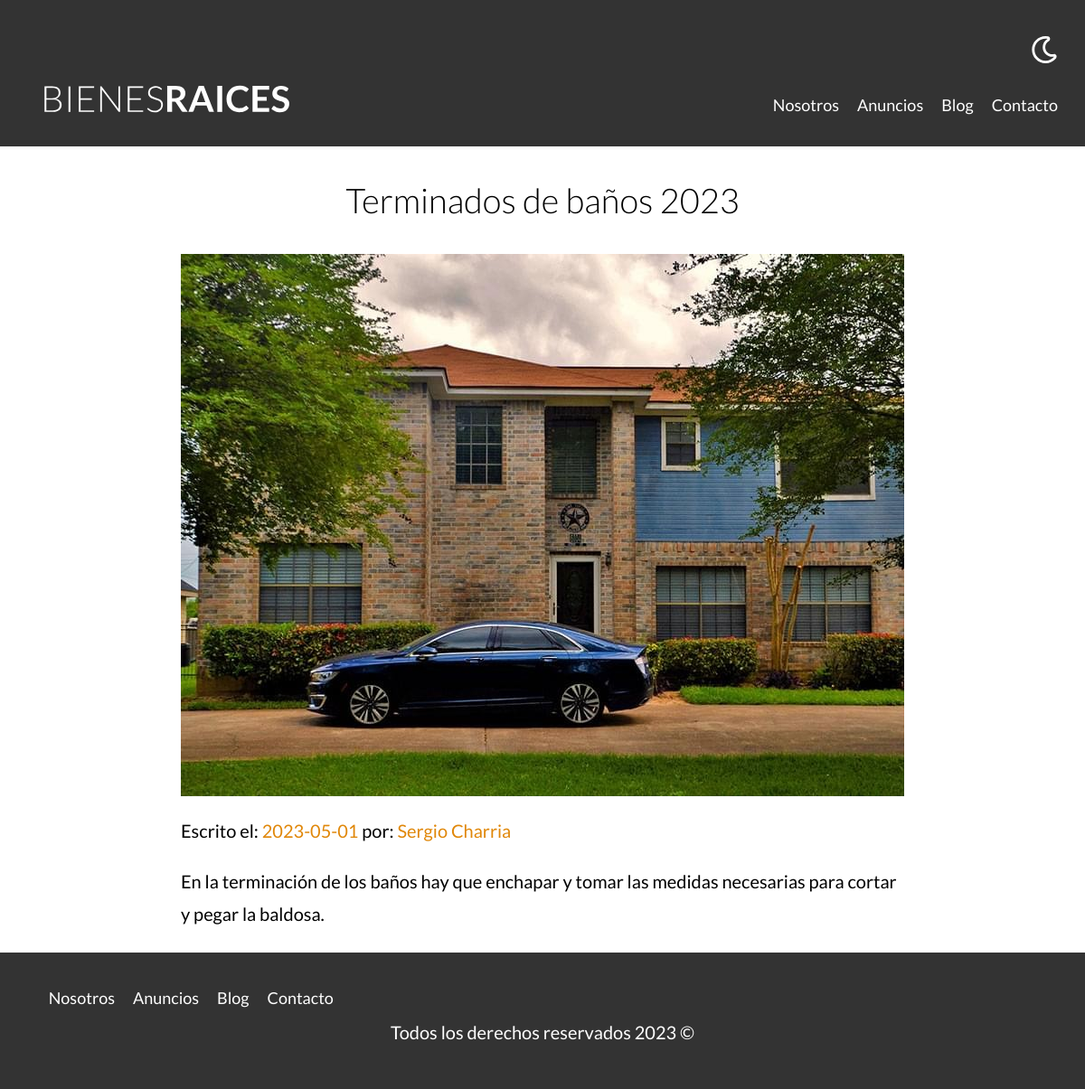
Screenshot of /entrada?id=1 with the database file from the repository.
### tables this page shows
CREATE TABLE `blogs` (
  `id` int NOT NULL AUTO_INCREMENT,
  `imagen` varchar(200) DEFAULT 'NULL' COMMENT 'EMPTY',
  `titulo` varchar(45) DEFAULT NULL COMMENT 'EMPTY',
  `fecha` date DEFAULT NULL,
  `nombre` varchar(45) DEFAULT 'NULL',
  `descripcion` longtext,
  PRIMARY KEY (`id`)
);

### controller/paginasController.php (called while the page is built, shortened)
<?php
class PaginasController{
    public static function entrada( Router $router){
        $id = \validarORedireccionar('/');
        $blog = Blog::find($id);
        $router->render('/paginas/entrada', [
            'blog' => $blog
        ]);
    }
}

### public/index.php (called while the page is built, shortened)
<?php
$router = new Router;
$router->get('/admin', [PropiedadController::class, 'index']);
$router->get('/propiedades/crear', [PropiedadController::class, 'crear']);
$router->post('/propiedades/crear', [PropiedadController::class, 'crear']);
$router->get('/propiedades/actualizar', [PropiedadController::class, 'actualizar']);
$router->post('/propiedades/actualizar', [PropiedadController::class, 'actualizar']);
$router->post('/propiedades/eliminar', [PropiedadController::class, 'eliminar']);
$router->get('/vendedores/crear', [VendedorController::class, 'crear']);
$router->post('/vendedores/crear', [VendedorController::class, 'crear']);
$router->get('/vendedores/actualizar', [VendedorController::class, 'actualizar']);
$router->post('/vendedores/actualizar', [VendedorController::class, 'actualizar']);
$router->post('/vendedores/eliminar', [VendedorController::class, 'eliminar']);
$router->get('/blogs/crear', [BlogController::class, 'crear']);
$router->post('/blogs/crear', [BlogController::class, 'crear']);
$router->get('/blogs/actualizar', [BlogController::class, 'actualizar']);
$router->post('/blogs/actualizar', [BlogController::class, 'actualizar']);
$router->post('/blogs/eliminar', [BlogController::class, 'eliminar']);
$router->get('/', [PaginasController::class, 'index']);
$router->get('/nosotros', [PaginasController::class, 'nosotros']);
$router->get('/propiedades', [PaginasController::class, 'propiedades']);
$router->get('/propiedad', [PaginasController::class, 'propiedad']);
$router->get('/blog', [PaginasController::class, 'blog']);
$router->get('/entrada', [PaginasController::class, 'entrada']);
$router->get('/contacto', [PaginasController::class, 'contacto']);
$router->post('/contacto', [PaginasController::class, 'contacto']);
$router->get('/login', [LoginController::class, 'login']);
$router->post('/login', [LoginController::class, 'login']);
$router->get('/logout', [LoginController::class, 'logout']);
$router->comprobarRutas();

### includes/funciones.php (called while the page is built, shortened)
<?php
function validarORedireccionar(string $url){
    $id = $_GET['id'];
    $id = filter_var($id, FILTER_VALIDATE_INT);
    return $id;
}

### models/activeRecord.php (called while the page is built, shortened)
<?php
class ActiveRecord{
    protected static $db;
    protected static $tabla = '';
    public static function setDB($database){
        self::$db = $database;
    }
    public static function find($id){
        $consulta = "SELECT * FROM " . static::$tabla . " WHERE id = $id;";
        $resultado = self::consultarSQL($consulta);
        return array_shift($resultado);
    }
    public static function consultarSQL($query){
        $resultado = self::$db->query($query);
        $array = [];
        while($registro = $resultado->fetch_assoc()){
            $array[] = static::crearObjeto($registro);
        }
        return $array;
    }
    protected static function crearObjeto($registro){
        $objeto = new static;
        foreach($registro as $key=> $value){
            if(property_exists($objeto, $key)){
                $objeto->$key = $value;
            }
        }
        return $objeto;
    }
}

### views/paginas/entrada.php (the view)
<main class="contenedor seccion contenido-centrado">
    <h1>
        <?php echo $blog->titulo; ?>
    </h1>
    <div class="contenido-entrada">
        <picture>
            <source srcset="imagenes/<?php echo $blog->imagen; ?>" type="image/webp">
            <source srcset="imagenes/<?php echo $blog->imagen; ?>" type="image/jpeg">
            <img src="imagenes/<?php echo $blog->imagen; ?>" alt="imagen de la propiedad">
        </picture>
        <p>Escrito el: <span class="informacion-meta"><?php echo $blog->fecha; ?></span> por: <span class="informacion-meta"><?php echo $blog->nombre ?></span></p>
    </div>
    <p>
        <?php echo $blog->descripcion ?>
    </p>
</main>

### public/build/css/app.css (style rules this page uses)
html { -webkit-text-size-adjust:100%;line-height:1.15 }
body { margin:0 }
main { display:block }
h1 { font-size:2em;margin:.67em 0 }
img { border-style:none }
html { box-sizing:border-box;font-size:62.5% }
*,:after,:before { box-sizing:inherit }
body { font-family:Lato,sans-serif;font-size:1.6rem;line-height:1.8 }
p { color:#000;font-size:2rem }
.contenedor { margin:0 auto;max-width:120rem;width:95% }
img,picture { display:block;width:100% }
h1,h2,h3 { font-family:Lato,sans-serif;font-weight:300;margin:2.5rem 0;text-align:center }
h1 { font-size:3.8rem }
.seccion { margin-bottom:2.5rem;margin-top:2.5rem }
.contenido-centrado { max-width:80rem }
.informacion-meta { color:#e08709 }

### rows the page displays
blogs: titulo "Terminados de baños 2023", imagen (picture), fecha "2023-05-01", nombre "Sergio Charria", descripcion "En la terminación de los baños hay que enchapar y tomar las medidas necesarias para cortar y pegar la baldosa."
